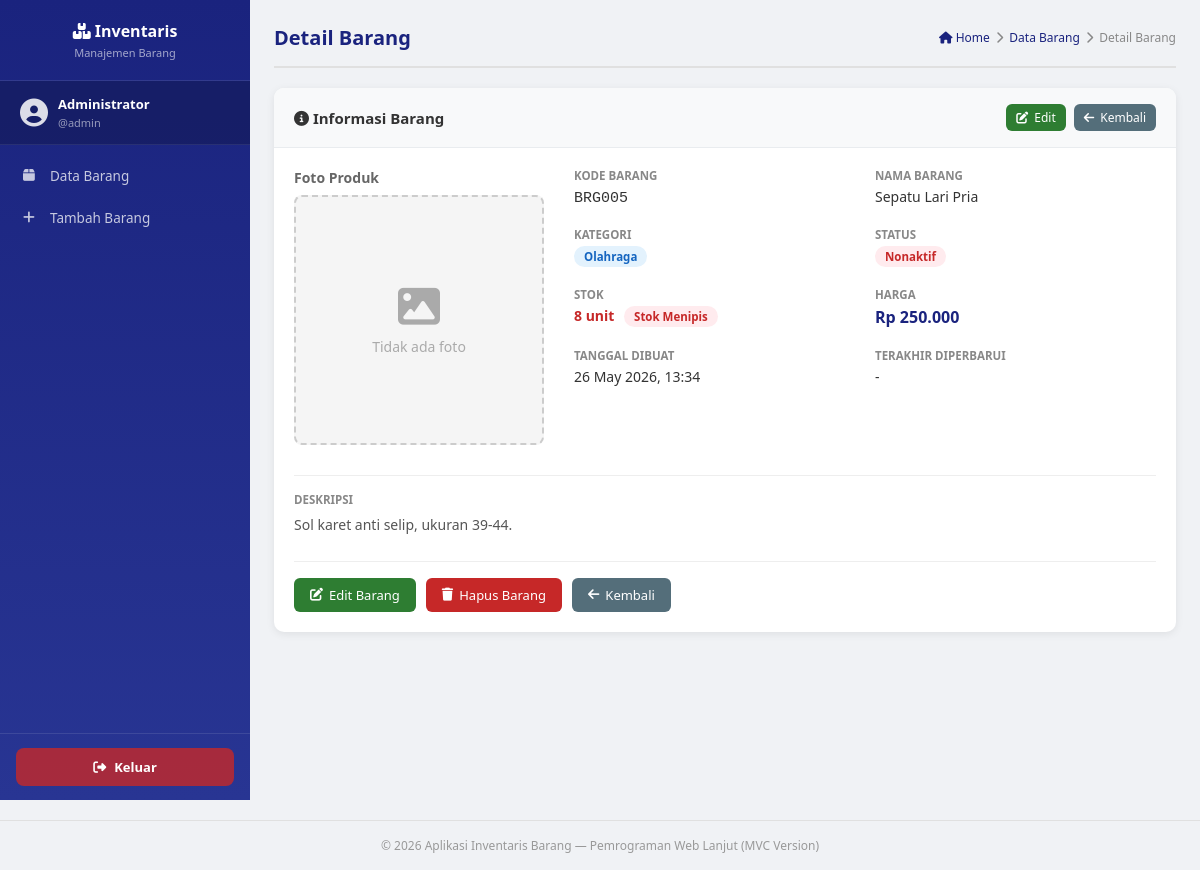
/index.php?c=barang&a=detail&id=5 (signed in), run on the app's committed database.
### tables this page shows
CREATE TABLE barang (
    id          INT(11)        NOT NULL AUTO_INCREMENT,
    kode_barang VARCHAR(20)    NOT NULL,
    nama_barang VARCHAR(100)   NOT NULL,
    kategori    VARCHAR(50)    NOT NULL,
    stok        INT(11)        NOT NULL DEFAULT 0,
    harga       DECIMAL(15,2)  NOT NULL DEFAULT 0.00,
    deskripsi   TEXT,
    status      ENUM('aktif','nonaktif') NOT NULL DEFAULT 'aktif',
    created_at  DATETIME       NOT NULL DEFAULT CURRENT_TIMESTAMP,
    updated_at  DATETIME       DEFAULT NULL ON UPDATE CURRENT_TIMESTAMP,
    PRIMARY KEY (id),
    UNIQUE KEY uq_kode_barang (kode_barang)
);

### app/controllers/BarangController.php (called while the page is built, shortened)
<?php
class BarangController {
    public function detail() {
        $id = isset($_GET['id']) ? intval($_GET['id']) : 0;
        $barangModel = new Barang();
        $barang = $barangModel->getById($id);
        require_once '../app/views/barang/detail.php';
    }
}
?>

### app/models/Barang.php (called while the page is built, shortened)
<?php
class Barang {
    private $db;
    public function __construct() {
        global $koneksi;
        $this->db = $koneksi;
    }
    public function getById($id) {
        $stmt = mysqli_prepare($this->db, "SELECT * FROM barang WHERE id = ?");
        mysqli_stmt_bind_param($stmt, "i", $id);
        mysqli_stmt_execute($stmt);
        $result = mysqli_stmt_get_result($stmt);
        return mysqli_fetch_assoc($result);
    }
}
?>

### app/views/barang/detail.php (the view)
<?php require_once '../app/views/layouts/header.php'; ?>
<div class="content-wrapper">
    <?php require_once '../app/views/layouts/menu.php'; ?>
    <main class="main-content">
        <div class="page-header">
            <h2>Detail Barang</h2>
            <div class="breadcrumb">
                <a href="index.php?c=barang&a=index"><i class="fas fa-home"></i> Home</a>
                <i class="fas fa-chevron-right"></i>
                <a href="index.php?c=barang&a=index">Data Barang</a>
                <i class="fas fa-chevron-right"></i>
                <span>Detail Barang</span>
            </div>
        </div>
        <div class="content">
            <div class="card">
                <div class="card-header">
                    <h3><i class="fas fa-info-circle"></i> Informasi Barang</h3>
                    <div style="display:flex; gap:8px;">
                        <a href="index.php?c=barang&a=edit&id=<?php echo $barang['id']; ?>" class="btn btn-success btn-sm">
                            <i class="fas fa-edit"></i> Edit
                        </a>
                        <a href="index.php?c=barang&a=index" class="btn btn-secondary btn-sm">
                            <i class="fas fa-arrow-left"></i> Kembali
                        </a>
                    </div>
                </div>
                <div class="card-body">
                    <div style="display: flex; flex-wrap: wrap; gap: 30px; margin-bottom: 30px;">
                        <div style="flex: 0 0 250px;">
                            <label style="display: block; margin-bottom: 8px; font-weight: 600; color: #666;">Foto Produk</label>
                            <?php
                            $path_foto = "../uploads/" . $barang['gambar'];
                            if (!empty($barang['gambar']) && file_exists($path_foto)):
                            ?>
                                <img src="<?php echo $path_foto; ?>" alt="Foto Produk"
                                     style="width: 100%; max-width: 250px; border-radius: 8px; box-shadow: 0 4px 12px rgba(0,0,0,0.1); border: 1px solid #ddd;">
                            <?php else: ?>
                                <div style="width: 250px; height: 250px; background: #f5f5f5; border: 2px dashed #ccc; border-radius: 8px; display: flex; align-items: center; justify-content: center; flex-direction: column; color: #aaa;">
                                    <i class="fas fa-image fa-3x" style="margin-bottom: 10px;"></i>
                                    <span>Tidak ada foto</span>
                                </div>
                            <?php endif; ?>
                        </div>
                        <div style="flex: 1; min-width: 300px;">
                            <div class="detail-grid">
                                <div class="detail-item">
                                    <label>Kode Barang</label>
                                    <p><code style="font-size:15px;"><?php echo htmlspecialchars($barang['kode_barang']); ?></code></p>
                                </div>
                                <div class="detail-item">
                                    <label>Nama Barang</label>
                                    <p><?php echo htmlspecialchars($barang['nama_barang']); ?></p>
                                </div>
                                <div class="detail-item">
                                    <label>Kategori</label>
                                    <p><span class="badge badge-info"><?php echo htmlspecialchars($barang['kategori']); ?></span></p>
                                </div>
                                <div class="detail-item">
                                    <label>Status</label>
                                    <p>
                                        <?php if ($barang['status'] == 'aktif'): ?>
                                            <span class="badge badge-success">Aktif</span>
                                        <?php else: ?>
                                            <span class="badge badge-danger">Nonaktif</span>
                                        <?php endif; ?>
                                    </p>
                                </div>
                                <div class="detail-item">
                                    <label>Stok</label>
                                    <p>
                                        <?php if ($barang['stok'] <= 10): ?>
                                            <span style="color:#c62828; font-weight:700;"><?php echo $barang['stok']; ?> unit</span>
                                            <span class="badge badge-danger" style="margin-left:6px;">Stok Menipis</span>
                                        <?php else: ?>
                                            <?php echo $barang['stok']; ?> unit
                                        <?php endif; ?>
                                    </p>
                                </div>
                                <div class="detail-item">
                                    <label>Harga</label>
                                    <p style="font-size:16px; font-weight:700; color:#1a237e;">
                                        Rp <?php echo number_format($barang['harga'], 0, ',', '.'); ?>
                                    </p>
                                </div>
                                <div class="detail-item">
                                    <label>Tanggal Dibuat</label>
                                    <p><?php echo date('d F Y, H:i', strtotime($barang['created_at'])); ?></p>
                                </div>
                                <div class="detail-item">
                                    <label>Terakhir Diperbarui</label>
                                    <p><?php echo $barang['updated_at'] ? date('d F Y, H:i', strtotime($barang['updated_at'])) : '-'; ?></p>
                                </div>
                            </div>
                        </div>
                    </div>
                    <div class="detail-item" style="margin-top:20px; padding-top:16px; border-top:1px solid #eee;">
                        <label>Deskripsi</label>
                        <p style="line-height:1.7; color:#555; margin-top:6px;">
                            <?php echo !empty($barang['deskripsi']) ? nl2br(htmlspecialchars($barang['deskripsi'])) : '<em style="color:#aaa;">Tidak ada deskripsi.</em>'; ?>
                        </p>
                    </div>
                    <div style="margin-top:24px; padding-top:16px; border-top:1px solid #eee; display:flex; gap:10px;">
                        <a href="index.php?c=barang&a=edit&id=<?php echo $barang['id']; ?>" class="btn btn-success">
                            <i class="fas fa-edit"></i> Edit Barang
                        </a>
                        <a href="index.php?c=barang&a=delete&id=<?php echo $barang['id']; ?>" class="btn btn-danger"
                           onclick="return confirm('Yakin ingin menghapus barang ini? Data tidak dapat dikembalikan.')">
                            <i class="fas fa-trash"></i> Hapus Barang
                        </a>
                        <a href="index.php?c=barang&a=index" class="btn btn-secondary">
                            <i class="fas fa-arrow-left"></i> Kembali
                        </a>
                    </div>
                </div>
            </div>
        </div>
    </main>
</div>
<?php require_once '../app/views/layouts/footer.php'; ?>

### assets/css/style.css (style rules this page uses)
* { margin: 0; padding: 0; box-sizing: border-box; }
body { font-family: 'Segoe UI', Tahoma, Geneva, Verdana, sans-serif; background-color: #f0f2f5; color: #333; font-size: 14px; }
a { text-decoration: none; color: inherit; }
.content-wrapper { display: flex; min-height: 100vh; }
.main-content { flex: 1; margin-left: 250px; padding: 24px; min-height: 100vh; }
.page-header { display: flex; justify-content: space-between; align-items: center; margin-bottom: 20px; padding-bottom: 15px; border-bottom: 2px solid #e0e0e0; }
.page-header h2 { font-size: 20px; color: #1a237e; font-weight: 700; }
.breadcrumb { display: flex; align-items: center; gap: 6px; font-size: 12px; color: #888; }
.breadcrumb a { color: #1a237e; }
.card { background: #fff; border-radius: 10px; box-shadow: 0 2px 8px rgba(0,0,0,0.08); margin-bottom: 20px; overflow: hidden; }
.card-header { padding: 16px 20px; background: #f8f9fa; border-bottom: 1px solid #e9ecef; display: flex; justify-content: space-between; align-items: center; }
.card-header h3 { font-size: 15px; font-weight: 600; color: #333; }
.card-body { padding: 20px; }
.badge { display: inline-block; padding: 3px 10px; border-radius: 20px; font-size: 11.5px; font-weight: 600; }
.badge-danger { background: #ffebee; color: #c62828; }
.badge-info { background: #e3f2fd; color: #1565c0; }
.btn { display: inline-flex; align-items: center; gap: 6px; padding: 8px 16px; border-radius: 6px; border: none; cursor: pointer; font-size: 13px; font-weight: 500; transition: all 0.2s; text-decoration: none; white-space: nowrap; }
.btn-secondary { background: #546e7a; color: #fff; }
.btn-success { background: #2e7d32; color: #fff; }
.btn-danger { background: #c62828; color: #fff; }
.btn-sm { padding: 5px 10px; font-size: 12px; }
.detail-grid { display: grid; grid-template-columns: 1fr 1fr; gap: 20px; }
.detail-item label { font-size: 11.5px; color: #888; text-transform: uppercase; font-weight: 600; display: block; margin-bottom: 4px; }
.detail-item p { font-size: 14px; color: #333; font-weight: 500; }

### data on the page
barang: kode_barang "BRG005", nama_barang "Sepatu Lari Pria", kategori "Olahraga", stok "8", harga "250.000", created_at "26 May 2026, 13:34", deskripsi "Sol karet anti selip, ukuran 39-44."

### other printed values
$_SESSION['nama'] "Administrator"
$_SESSION['username'] "admin"
